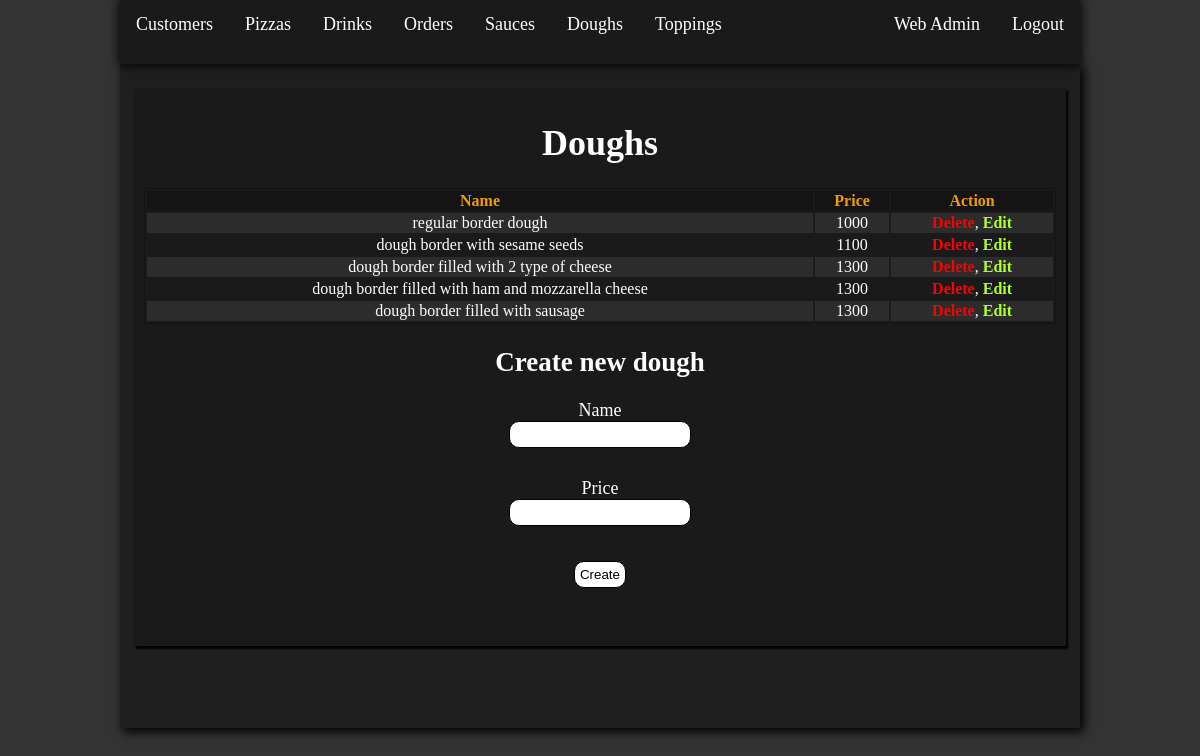
Screenshot of /index.php?page=dough (signed in) with the database file from the repository.
### tables this page shows
CREATE TABLE Dough (
    id INT PRIMARY KEY AUTO_INCREMENT,
    name VARCHAR(200) NOT NULL,
    price INT NOT NULL DEFAULT(0)
);

### services/dough-service.php (called while the page is built, shortened)
<?php
class DoughService extends Database implements CrudOperations {
  public function getAll() {
    $conn = $this->getConnection();
    $stmt = $conn->prepare("SELECT * FROM dough");
    $stmt->setFetchMode(PDO::FETCH_CLASS, 'Dough');
    $stmt->execute();
    $dough = $stmt->fetchAll();
    return $dough;
  }
}
?>

### pages/admin/dough.php (the view, shortened to what this page needs)
<?php
$doughService = new DoughService();
$doughs = $doughService->getAll();
?>
<div class="content-card">
  <div class="text-center">
    <h1>Doughs</h1>
  </div>
<table class="custom-table">
  <tr>
    <th>Name</th>
    <th>Price</th>
    <th>Action</th>
  </tr>
  <?php
  foreach ($doughs as $key => $dough) {
  echo "
  <tr>
  <td><p class='white-text'>".$dough->name."</p></td>
  <td>".$dough->price."</td>
  <td>
  <a class='red-text' href='index.php?page=dough&remove=".$dough->id."'>Delete</a>,
  <a class='green-yellow-text' href='index.php?page=dough&edit=".$dough->id."'>Edit</a>
  </td>
  </tr>";
  }
  ?>
</table>
<div class="text-center">
<h2>Create new dough</h2>
<form class="profile-forms" action="" method="post">
<label class="white-text" for="name">Name</label><br>
<input class="input width-20" type="text" name="name"><br>
<label class="white-text" for="price">Price</label><br>
<input class="input width-20" type="number" name="price"><br>
<input type=submit class="button" name='createDough' value="Create"></input>
</form>
</div>
</div>

### assets/styles.css (style rules this page uses)
body { font-size: large; width: initial; height: initial; margin: 0; background-color: #333; color: white; }
label { color: black; }
.red-text { color: red; }
.white-text { color: white; }
.green-yellow-text { color: greenyellow; }
.width-20 { width: 20% !important; }
.custom-table { min-width: 80%; border: 1px solid #141414; overflow-y: auto; }
.custom-table td { text-align: center; }
.custom-table th { background-color: #141414; color:#f29c00; }
.custom-table td a { text-decoration: none; font-weight: bold; }
.custom-table tr:nth-child(even) { background-color: #2c2c2c; }
.content-card { background-color: #1a1a1a; box-shadow: 2px 3px 2px black; padding: 10px; margin: 10px; width: 95%; height: auto; display: flex; margin-left: auto; margin-right: auto; margin-top: auto; margin-bottom: auto; flex-direction: column; overflow-y: auto; }
.profile-forms { width: inherit; }
.profile-forms input { margin-bottom: 30px; }
.text-center { text-align: center; }
.input { padding: 5px; padding-left: 15px; padding-right: 15px; width: 50%; height: auto; border: 1px solid black; border-radius: 10px; margin-bottom: 10px; }
.button { padding: 5px; border: 1px solid black; border-radius: 10px; background-color: white; margin-top: 5px; margin-bottom: 5px; }

### rows the page displays
dough: name "regular border dough", price "1000"
dough: name "dough border with sesame seeds", price "1100"
dough: name "dough border filled with 2 type of cheese", price "1300"
dough: name "dough border filled with ham and mozzarella cheese", price "1300"
dough: name "dough border filled with sausage", price "1300"

### other values shown
$_SESSION['name'] "Web Admin"
